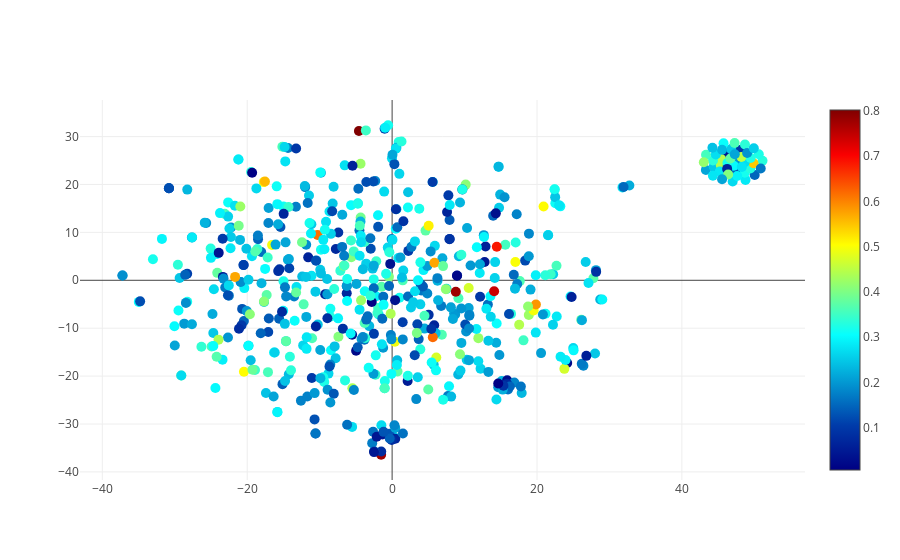

This figure's notebook cell:
### Code cell
from plotly import __version__
from plotly.offline import download_plotlyjs, init_notebook_mode, plot, iplot
#import plotly.plotly as py
import plotly.graph_objs as go

# Create random data with numpy
import numpy as np
init_notebook_mode(connected=True)
N = 1000
random_x = result[:,0]
random_y = result[:,1]

# Create a trace
trace = go.Scatter(
    x = random_x,
    y = random_y,
    mode = 'markers',
    text = df.titulo,
    marker = dict(
        size = 10,
        color = df.toxicity,
        colorscale='Jet',
        showscale=True,
        line = dict(
            width = 0,
        )
    )
)

layout = go.Layout(
    autosize=False,
    width=500,
    height=500
)

data = [trace]

# Plot and embed in ipython notebook!
iplot(data, filename='basic-scatter', image_width=800, image_height=1000)

# plot(data, filename='keywords.html')

### Figure 1 — Plotly figure (JSON) as saved in the notebook; plotly's stock layout.template omitted (floating-point values rounded to 4 significant figures; data arrays with more than 128 entries replaced by an {"elided": "..."} marker saying what was removed)
{"data": [{"marker": {"color": {"elided": "617 float values"}, "colorscale": "Jet", "line": {"width": 0}, "showscale": true, "size": 10}, "mode": "markers", "text": {"elided": "617 str values"}, "type": "scatter", "uid": "74bf3c14-da0c-11e8-9808-c417feb9f97a", "x": {"elided": "617 float values"}, "y": {"elided": "617 float values"}}], "layout": {}}
